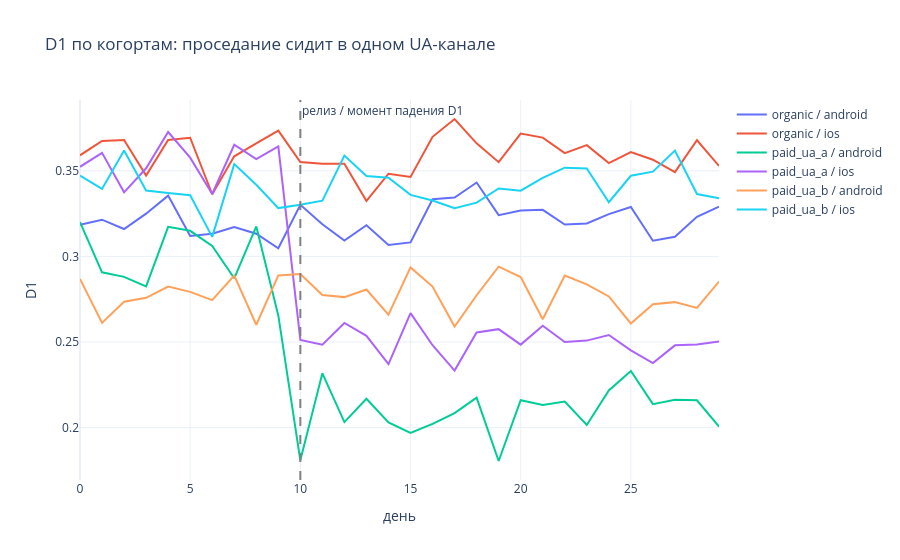

The cell this chart's notebook holds for it:
### Markdown cell above
## Когортный разрез D1 для диагностики

### Code cell
def cohort_d1(channel, platform, regression_day, base_d1=0.34, drop=0.0):
    days = np.arange(DAYS)
    d1 = np.where(days < regression_day, base_d1, base_d1 - drop)
    return pd.DataFrame({'day': days, 'channel': channel, 'platform': platform, 'd1': d1})

cohorts = pd.concat([
    cohort_d1('organic', 'ios', 30, 0.36, 0.00),
    cohort_d1('organic', 'android', 30, 0.32, 0.00),
    cohort_d1('paid_ua_a', 'ios', 10, 0.35, 0.10),
    cohort_d1('paid_ua_a', 'android', 10, 0.30, 0.09),
    cohort_d1('paid_ua_b', 'ios', 30, 0.34, 0.00),
    cohort_d1('paid_ua_b', 'android', 30, 0.28, 0.00),
], ignore_index=True)

cohorts['noise'] = np.random.normal(0, 0.012, len(cohorts))
cohorts['d1_obs'] = (cohorts['d1'] + cohorts['noise']).clip(0, 1)

fig = go.Figure()
for (ch, pl), grp in cohorts.groupby(['channel', 'platform']):
    fig.add_trace(go.Scatter(
        x=grp['day'], y=grp['d1_obs'],
        mode='lines',
        name=f'{ch} / {pl}',
    ))
fig.add_vline(x=10, line_dash='dash', line_color='gray', annotation_text='релиз / момент падения D1')
fig.update_layout(
    title='D1 по когортам: проседание сидит в одном UA-канале',
    xaxis_title='день',
    yaxis_title='D1',
    template='plotly_white',
    height=460,
)
fig.show()

### Figure 1 — Plotly figure (JSON) as saved in the notebook; plotly's stock layout.template omitted (floating-point values rounded to 4 significant figures)
{"data": [{"mode": "lines", "name": "organic / android", "type": "scatter", "x": [0, 1, 2, 3, 4, 5, 6, 7, 8, 9, 10, 11, 12, 13, 14, 15, 16, 17, 18, 19, 20, 21, 22, 23, 24, 25, 26, 27, 28, 29], "y": [0.3185, 0.3214, 0.316, 0.325, 0.3355, 0.3119, 0.3132, 0.3171, 0.3132, 0.3048, 0.3301, 0.3188, 0.3092, 0.3182, 0.3067, 0.3082, 0.3334, 0.3344, 0.3432, 0.3241, 0.3268, 0.3272, 0.3186, 0.3193, 0.3247, 0.3289, 0.3091, 0.3115, 0.3231, 0.3291]}, {"mode": "lines", "name": "organic / ios", "type": "scatter", "x": [0, 1, 2, 3, 4, 5, 6, 7, 8, 9, 10, 11, 12, 13, 14, 15, 16, 17, 18, 19, 20, 21, 22, 23, 24, 25, 26, 27, 28, 29], "y": [0.3591, 0.3675, 0.3679, 0.3472, 0.368, 0.3693, 0.3363, 0.3584, 0.3661, 0.3734, 0.3551, 0.3542, 0.3541, 0.3324, 0.3483, 0.3464, 0.3698, 0.3803, 0.366, 0.3551, 0.3718, 0.3694, 0.3603, 0.365, 0.3545, 0.3609, 0.3565, 0.3492, 0.3679, 0.3528]}, {"mode": "lines", "name": "paid_ua_a / android", "type": "scatter", "x": [0, 1, 2, 3, 4, 5, 6, 7, 8, 9, 10, 11, 12, 13, 14, 15, 16, 17, 18, 19, 20, 21, 22, 23, 24, 25, 26, 27, 28, 29], "y": [0.32, 0.2907, 0.2881, 0.2825, 0.3173, 0.3149, 0.3061, 0.2872, 0.3175, 0.2655, 0.1809, 0.2317, 0.2032, 0.2168, 0.2031, 0.1969, 0.2021, 0.2085, 0.2175, 0.1805, 0.216, 0.2133, 0.2152, 0.2016, 0.2217, 0.2331, 0.2137, 0.2162, 0.2159, 0.2006]}, {"mode": "lines", "name": "paid_ua_a / ios", "type": "scatter", "x": [0, 1, 2, 3, 4, 5, 6, 7, 8, 9, 10, 11, 12, 13, 14, 15, 16, 17, 18, 19, 20, 21, 22, 23, 24, 25, 26, 27, 28, 29], "y": [0.3523, 0.3605, 0.3374, 0.3515, 0.3726, 0.3577, 0.3365, 0.3652, 0.3569, 0.3643, 0.2513, 0.2484, 0.2611, 0.2536, 0.2371, 0.2668, 0.2481, 0.2333, 0.2555, 0.2575, 0.2485, 0.2595, 0.25, 0.2508, 0.2541, 0.2452, 0.2377, 0.248, 0.2485, 0.2503]}, {"mode": "lines", "name": "paid_ua_b / android", "type": "scatter", "x": [0, 1, 2, 3, 4, 5, 6, 7, 8, 9, 10, 11, 12, 13, 14, 15, 16, 17, 18, 19, 20, 21, 22, 23, 24, 25, 26, 27, 28, 29], "y": [0.2869, 0.2612, 0.2735, 0.2758, 0.2824, 0.2793, 0.2744, 0.2888, 0.2601, 0.2889, 0.2898, 0.2774, 0.2762, 0.2807, 0.2659, 0.2936, 0.2824, 0.259, 0.2773, 0.294, 0.288, 0.2633, 0.2888, 0.2836, 0.2766, 0.2608, 0.272, 0.2733, 0.2699, 0.2853]}, {"mode": "lines", "name": "paid_ua_b / ios", "type": "scatter", "x": [0, 1, 2, 3, 4, 5, 6, 7, 8, 9, 10, 11, 12, 13, 14, 15, 16, 17, 18, 19, 20, 21, 22, 23, 24, 25, 26, 27, 28, 29], "y": [0.3472, 0.3394, 0.3619, 0.3385, 0.337, 0.3358, 0.3114, 0.3539, 0.3419, 0.3282, 0.3301, 0.3326, 0.3589, 0.347, 0.3459, 0.3359, 0.3327, 0.3282, 0.3314, 0.3397, 0.3384, 0.3459, 0.3518, 0.3513, 0.3316, 0.3471, 0.3495, 0.3618, 0.3364, 0.334]}], "layout": {"annotations": [{"showarrow": false, "text": "релиз / момент падения D1", "x": 10, "xanchor": "left", "xref": "x", "y": 1, "yanchor": "top", "yref": "y domain"}], "autosize": true, "shapes": [{"line": {"color": "gray", "dash": "dash"}, "type": "line", "x0": 10, "x1": 10, "xref": "x", "y0": 0, "y1": 1, "yref": "y domain"}], "title": {"text": "D1 по когортам: проседание сидит в одном UA-канале"}, "xaxis": {"autorange": true, "range": [0, 29], "title": {"text": "день"}, "type": "linear"}, "yaxis": {"autorange": true, "range": [0.1694, 0.3914], "title": {"text": "D1"}, "type": "linear"}}}
